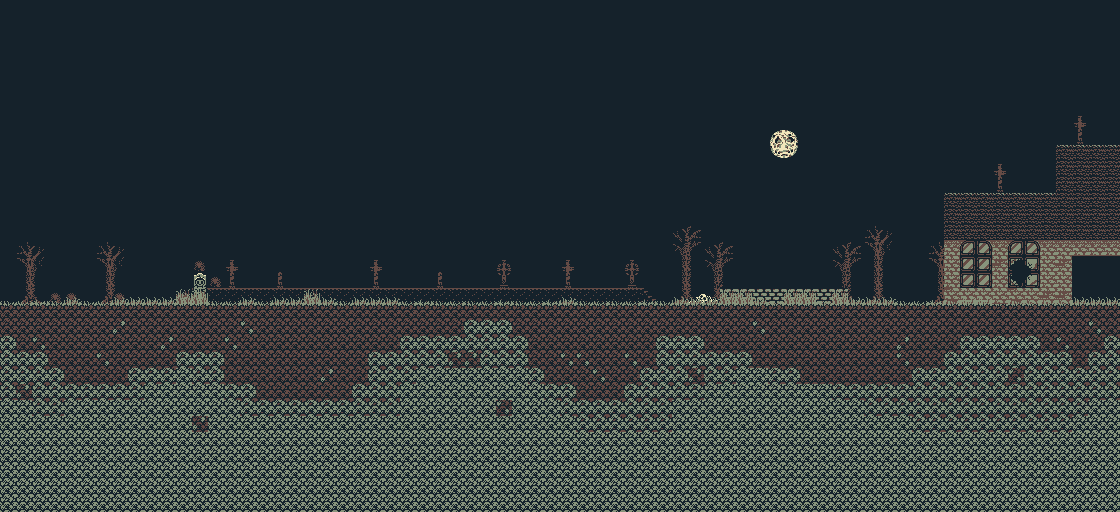

A level layout from a 2D game, rendered from its tile map. Below: a short description, then the map file with tile-grid data replaced by summaries:
An orthogonal 70x32 tile map with 16x16 px tiles, 5 tile layers (BACK, HILL, MID, GROUND, ...) and 8 objects.

<map version="1.0" orientation="orthogonal" renderorder="right-down" width="70" height="32" tilewidth="16" tileheight="16" nextobjectid="53">
 <tileset firstgid="1" name="night tiles" tilewidth="16" tileheight="16" spacing="1" tilecount="128" columns="16">
  <image source="../sprites/night_tiles.PNG" trans="ffffff" width="272" height="135" />
 </tileset>
 <layer name="BACK" width="70" height="32">
  <data>[2240 cells, 2240 non-empty, 7 distinct tile ids]</data>
 </layer>
 <layer name="HILL" width="70" height="32">
  <data>[2240 cells, 987 non-empty, 5 distinct tile ids]</data>
 </layer>
 <layer name="MID" width="70" height="32">
  <data>[2240 cells, 101 non-empty, 30 distinct tile ids]</data>
 </layer>
 <layer name="GROUND" width="70" height="32">
  <data>[2240 cells, 1012 non-empty, 31 distinct tile ids]</data>
 </layer>
 <layer name="FRONT" width="70" height="32">
  <data>[2240 cells, 69 non-empty, 5 distinct tile ids]</data>
 </layer>
 <objectgroup name="COLLISION">
  <object id="9" x="0" y="0" height="512" />
  <object id="31" x="0" y="304" width="1120" height="208" />
  <object id="36" x="192" y="272" width="16" height="32" />
  <object id="46" x="1120" y="0" height="368" />
  <object id="48" x="720" y="288" width="128" height="16" />
  <object id="49" x="944" y="192" width="112" />
  <object id="50" x="1056" y="144" width="64" />
  <object id="52" x="1120" y="0" height="512" />
 </objectgroup>
</map>
